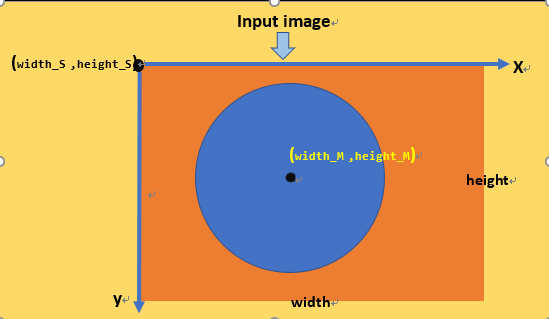
//> input picture coordinate.png, 549 x 319 px, given in place of the camera
$ ./FindCircleCenter   (built with g++ and OpenCV 4)
//> lines starting //> are read from the running program, lines starting //| are printed output that depends on the picture; after the words box and inside, x2 and y2 are one past the last pixel; in counts of white or black regions, pixels touching at a corner belong together
#pragma comment(lib, "Ws2_32.lib")  //connect this lib

//C++ Basic Lib
#include<iostream>
#include<math.h>
#include <string>
#include <fstream>
#include <sstream>
#include <time.h>
//Socket Lib
#include <Ws2tcpip.h>
#include <windows.h>
#include <WinSock2.h>
//OpenCV Lib
#include <opencv2/imgproc.hpp>
#include <opencv2/highgui.hpp>
#include <opencv2/dnn.hpp>
#include <opencv2/core/utility.hpp>
#include <opencv2/tracking.hpp>
#include <opencv2/videoio.hpp>
#include <opencv2/core/types.hpp>


using namespace std;
using namespace cv;


int main() {
	//************************************//
	//          OpenCV setting            //
	//************************************//


	ofstream write;

	write.open("Communication.csv");
	write << 0 << ",";    //X
	write << 0 << ",";   //Y
	write << 0 << endl;     //Speed
	write.close();

	clock_t t1, t2=0;

	float distance, time_interval, speed;

	float controller_x, controller_y, controller_speed;

	bool tracking = 0, get_center = 0;

	int width_S, height_S,
		width_M = 0, height_M = 0,
		width, height;

	int temp_width_S = 0, temp_height_S = 0, temp_height_M = 0;
	int last_Diameter = 0, last_height_M = 0;
	int last_judge_left = 0, last_judge_right = 0;

	int count_y = 0;
	int judge_left = 0, judge_right = 0;
	int change1		 ,change2;


	//setting camera && viedo frame
	VideoCapture video(0);
	Mat frame, Gray_frame, BW_frame, roi_frame;

	//fail to open camera
	if (!video.isOpened()) {
		cout << "\nfail to read camera\n";
		return 1;
	}

	video >> frame;
//> frame is the input picture: 319 rows x 549 cols, CV_8UC3; mean B, G, R 101.5, 168.9, 213.5

	if (!video.read(frame)) {
		cout << "\nfail to read camera\n";
	}


	//       input, output    ,Conversion method
	cvtColor(frame, Gray_frame, COLOR_BGR2GRAY);//   transfer to gray
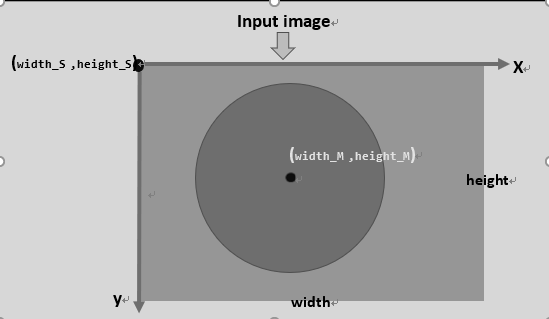
//> Gray_frame: 319 rows x 549 cols, CV_8UC1; min 0, max 255, mean 174.6
	//
	//adaptiveThreshold(Gray_frame,BW_frame,255, ADAPTIVE_THRESH_MEAN_C, THRESH_BINARY,201,0);
	threshold(Gray_frame, BW_frame, 130, 255, THRESH_BINARY);
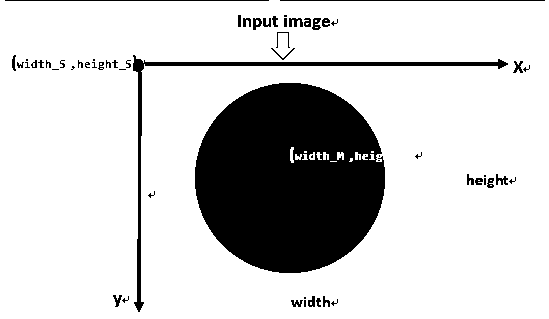
//> BW_frame: 319 rows x 549 cols, CV_8UC1; 81.3% white; 61 black regions (24 under 20 px), largest, box (x1, y1, x2, y2) and area: (195, 83, 385, 273) 28061, (133, 55, 508, 312) 2485, (280, 0, 545, 1) 265

	//use double to store rectangle template
	Rect2d roi, roi_init;

	roi = selectROI("target", BW_frame);
//> the box from (137, 79) to (411, 238) is selected with the mouse
//> roi = Rect(137, 79, 274, 159)
	//quit if ROI was not selected
	if (roi.width == 0 || roi.height == 0)
		return 0;

	destroyWindow("target");

	// create a tracker object KCF ,MIL, TLD
//> (the run ends here: the program needs code that is not available in this run, at `Ptr<TrackerTLD> tracker = TrackerTLD::create();`)
